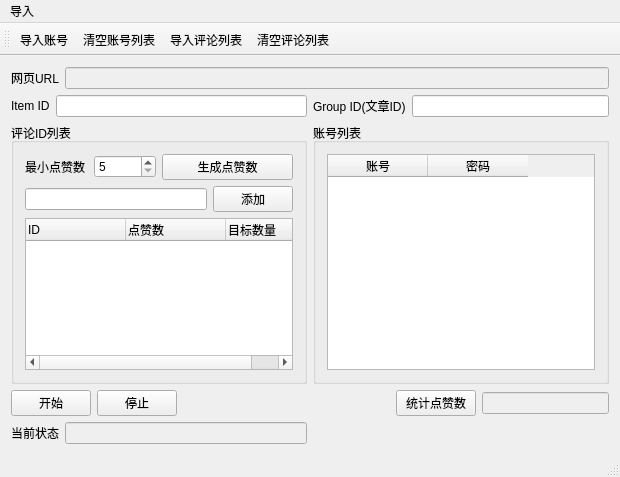
<?xml version="1.0" encoding="UTF-8"?>
<ui version="4.0">
 <class>autobots_toutiaoClass</class>
 <widget class="QMainWindow" name="autobots_toutiaoClass">
  <property name="geometry">
   <rect>
    <x>0</x>
    <y>0</y>
    <width>620</width>
    <height>477</height>
   </rect>
  </property>
  <property name="windowTitle">
   <string>今日头条点赞</string>
  </property>
  <widget class="QWidget" name="centralWidget">
   <layout class="QGridLayout" name="gridLayout_3">
    <item row="0" column="0" colspan="2">
     <layout class="QHBoxLayout" name="horizontalLayout_2">
      <item>
       <widget class="QLabel" name="label_3">
        <property name="text">
         <string>网页URL</string>
        </property>
       </widget>
      </item>
      <item>
       <widget class="QLineEdit" name="lineEdit_url">
        <property name="enabled">
         <bool>false</bool>
        </property>
       </widget>
      </item>
     </layout>
    </item>
    <item row="1" column="0">
     <layout class="QHBoxLayout" name="horizontalLayout_4">
      <item>
       <widget class="QLabel" name="label_4">
        <property name="text">
         <string>Item ID</string>
        </property>
       </widget>
      </item>
      <item>
       <widget class="QLineEdit" name="lineEdit_item_id">
        <property name="enabled">
         <bool>true</bool>
        </property>
       </widget>
      </item>
     </layout>
    </item>
    <item row="1" column="1">
     <layout class="QHBoxLayout" name="horizontalLayout_3">
      <item>
       <widget class="QLabel" name="label_2">
        <property name="text">
         <string>Group ID(文章ID)</string>
        </property>
       </widget>
      </item>
      <item>
       <widget class="QLineEdit" name="lineEdit_page_id">
        <property name="enabled">
         <bool>true</bool>
        </property>
       </widget>
      </item>
     </layout>
    </item>
    <item row="2" column="0" colspan="2">
     <layout class="QHBoxLayout" name="horizontalLayout_6">
      <item>
       <widget class="QGroupBox" name="groupBox">
        <property name="sizePolicy">
         <sizepolicy hsizetype="Preferred" vsizetype="Preferred">
          <horstretch>5</horstretch>
          <verstretch>0</verstretch>
         </sizepolicy>
        </property>
        <property name="title">
         <string>评论ID列表</string>
        </property>
        <layout class="QGridLayout" name="gridLayout">
         <item row="0" column="0">
          <layout class="QHBoxLayout" name="horizontalLayout_8">
           <item>
            <widget class="QLabel" name="label">
             <property name="text">
              <string>最小点赞数</string>
             </property>
            </widget>
           </item>
           <item>
            <widget class="QSpinBox" name="spinBox_min_count">
             <property name="minimum">
              <number>5</number>
             </property>
             <property name="maximum">
              <number>3000</number>
             </property>
             <property name="singleStep">
              <number>10</number>
             </property>
            </widget>
           </item>
          </layout>
         </item>
         <item row="1" column="0" colspan="2">
          <layout class="QHBoxLayout" name="horizontalLayout_7">
           <item>
            <widget class="QLineEdit" name="lineEdit_comment_id"/>
           </item>
           <item>
            <widget class="QPushButton" name="pushButton_add_comment_id">
             <property name="text">
              <string>添加</string>
             </property>
            </widget>
           </item>
          </layout>
         </item>
         <item row="2" column="0" colspan="2">
          <widget class="QTreeWidget" name="treeWidget_comment_id">
           <property name="sizePolicy">
            <sizepolicy hsizetype="Expanding" vsizetype="Expanding">
             <horstretch>2</horstretch>
             <verstretch>0</verstretch>
            </sizepolicy>
           </property>
           <column>
            <property name="text">
             <string>ID</string>
            </property>
           </column>
           <column>
            <property name="text">
             <string>点赞数</string>
            </property>
           </column>
           <column>
            <property name="text">
             <string>目标数量</string>
            </property>
           </column>
          </widget>
         </item>
         <item row="0" column="1">
          <widget class="QPushButton" name="pushButton_compute_num">
           <property name="text">
            <string>生成点赞数</string>
           </property>
          </widget>
         </item>
        </layout>
       </widget>
      </item>
      <item>
       <widget class="QGroupBox" name="groupBox_2">
        <property name="sizePolicy">
         <sizepolicy hsizetype="Preferred" vsizetype="Preferred">
          <horstretch>5</horstretch>
          <verstretch>0</verstretch>
         </sizepolicy>
        </property>
        <property name="title">
         <string>账号列表</string>
        </property>
        <layout class="QGridLayout" name="gridLayout_2">
         <item row="0" column="0">
          <widget class="QTableWidget" name="tableWidget_account_id">
           <column>
            <property name="text">
             <string>账号</string>
            </property>
           </column>
           <column>
            <property name="text">
             <string>密码</string>
            </property>
           </column>
          </widget>
         </item>
        </layout>
       </widget>
      </item>
     </layout>
    </item>
    <item row="3" column="0" colspan="2">
     <layout class="QHBoxLayout" name="horizontalLayout_10">
      <item>
       <layout class="QHBoxLayout" name="horizontalLayout_5">
        <item>
         <widget class="QPushButton" name="pushButton_start">
          <property name="text">
           <string>开始</string>
          </property>
         </widget>
        </item>
        <item>
         <widget class="QPushButton" name="pushButton_pause">
          <property name="text">
           <string>停止</string>
          </property>
         </widget>
        </item>
       </layout>
      </item>
      <item>
       <spacer name="horizontalSpacer">
        <property name="orientation">
         <enum>Qt::Horizontal</enum>
        </property>
        <property name="sizeHint" stdset="0">
         <size>
          <width>40</width>
          <height>20</height>
         </size>
        </property>
       </spacer>
      </item>
      <item>
       <layout class="QHBoxLayout" name="horizontalLayout_9">
        <item>
         <widget class="QPushButton" name="pushButton_count">
          <property name="text">
           <string>统计点赞数</string>
          </property>
         </widget>
        </item>
        <item>
         <widget class="QLineEdit" name="lineEdit_countall">
          <property name="enabled">
           <bool>false</bool>
          </property>
         </widget>
        </item>
       </layout>
      </item>
     </layout>
    </item>
    <item row="4" column="0">
     <layout class="QHBoxLayout" name="horizontalLayout">
      <item>
       <widget class="QLabel" name="label_1">
        <property name="text">
         <string>当前状态</string>
        </property>
       </widget>
      </item>
      <item>
       <widget class="QLineEdit" name="lineEdit_msg">
        <property name="enabled">
         <bool>false</bool>
        </property>
       </widget>
      </item>
     </layout>
    </item>
   </layout>
  </widget>
  <widget class="QMenuBar" name="menuBar">
   <property name="geometry">
    <rect>
     <x>0</x>
     <y>0</y>
     <width>620</width>
     <height>23</height>
    </rect>
   </property>
   <widget class="QMenu" name="menu">
    <property name="title">
     <string>导入</string>
    </property>
    <addaction name="action_from_txt"/>
    <addaction name="action_import_commentid"/>
   </widget>
   <addaction name="menu"/>
  </widget>
  <widget class="QToolBar" name="mainToolBar">
   <attribute name="toolBarArea">
    <enum>TopToolBarArea</enum>
   </attribute>
   <attribute name="toolBarBreak">
    <bool>false</bool>
   </attribute>
   <addaction name="action_from_txt"/>
   <addaction name="action_clear_accounts"/>
   <addaction name="action_import_commentid"/>
   <addaction name="action_clear_comments"/>
  </widget>
  <widget class="QStatusBar" name="statusBar"/>
  <action name="action_from_txt">
   <property name="text">
    <string>导入账号</string>
   </property>
   <property name="toolTip">
    <string>txt文本</string>
   </property>
  </action>
  <action name="action_import_commentid">
   <property name="text">
    <string>导入评论列表</string>
   </property>
  </action>
  <action name="action_clear_comments">
   <property name="text">
    <string>清空评论列表</string>
   </property>
  </action>
  <action name="action_clear_accounts">
   <property name="text">
    <string>清空账号列表</string>
   </property>
  </action>
 </widget>
 <layoutdefault spacing="6" margin="11"/>
 <resources>
  <include location="autobots_toutiao.qrc"/>
 </resources>
 <connections/>
</ui>
